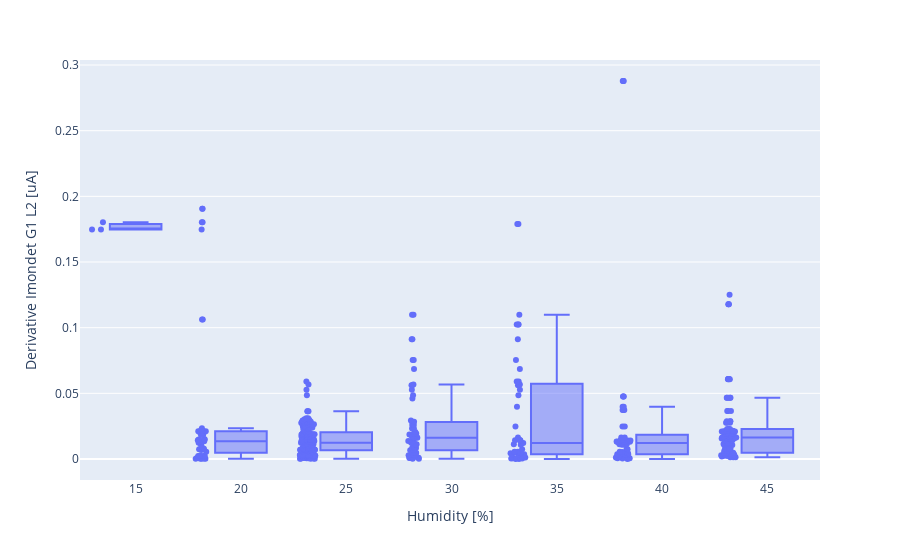

Notebook source saved alongside this figure:
### Code cell
fig=px.box(y=HV_pd_f.D_L2_IMonDet_G1,x=HV_pd_f.humidity.div(5).round(0) * 5, points="all")
# fig.update_yaxes(title="G1 ImonReal derivative (uA/1h)")
# fig.update_layout(title=dict(text="G1 derivative vs humidity", x=0.5))
# fig.update_xaxes(title="Humidity [%]")
# fig.write_html("exp_plots/Derivative_vs_humidity.html", include_plotlyjs="CDN")
fig.update_xaxes(title="Humidity [%]")
fig.update_yaxes(title="Derivative Imondet G1 L2 [uA]")

fig.write_html("html_export/D_vs_h.html", include_plotlyjs="CDN")
fig.write_html("/media/alb/Removibile/presentazioni/2020_11_12_data_build/export_html/D_vs_h.html", include_plotlyjs="CDN")

fig.show()

### Figure 1 — Plotly figure (JSON) as saved in the notebook; plotly's stock layout.template omitted (floating-point values rounded to 4 significant figures; data arrays with more than 128 entries replaced by an {"elided": "..."} marker saying what was removed)
{"data": [{"alignmentgroup": "True", "boxpoints": "all", "hovertemplate": "x=%{x}<br>y=%{y}<extra></extra>", "legendgroup": "", "marker": {"color": "#636efa"}, "name": "", "notched": false, "offsetgroup": "", "orientation": "v", "showlegend": false, "type": "box", "x": {"elided": "573 int values"}, "x0": " ", "xaxis": "x", "y": {"elided": "573 float values"}, "y0": " ", "yaxis": "y"}], "layout": {"boxmode": "group", "legend": {"tracegroupgap": 0}, "margin": {"t": 60}, "xaxis": {"anchor": "y", "domain": [0, 1], "title": {"text": "Humidity [%]"}}, "yaxis": {"anchor": "x", "domain": [0, 1], "title": {"text": "Derivative Imondet G1 L2 [uA]"}}}}
